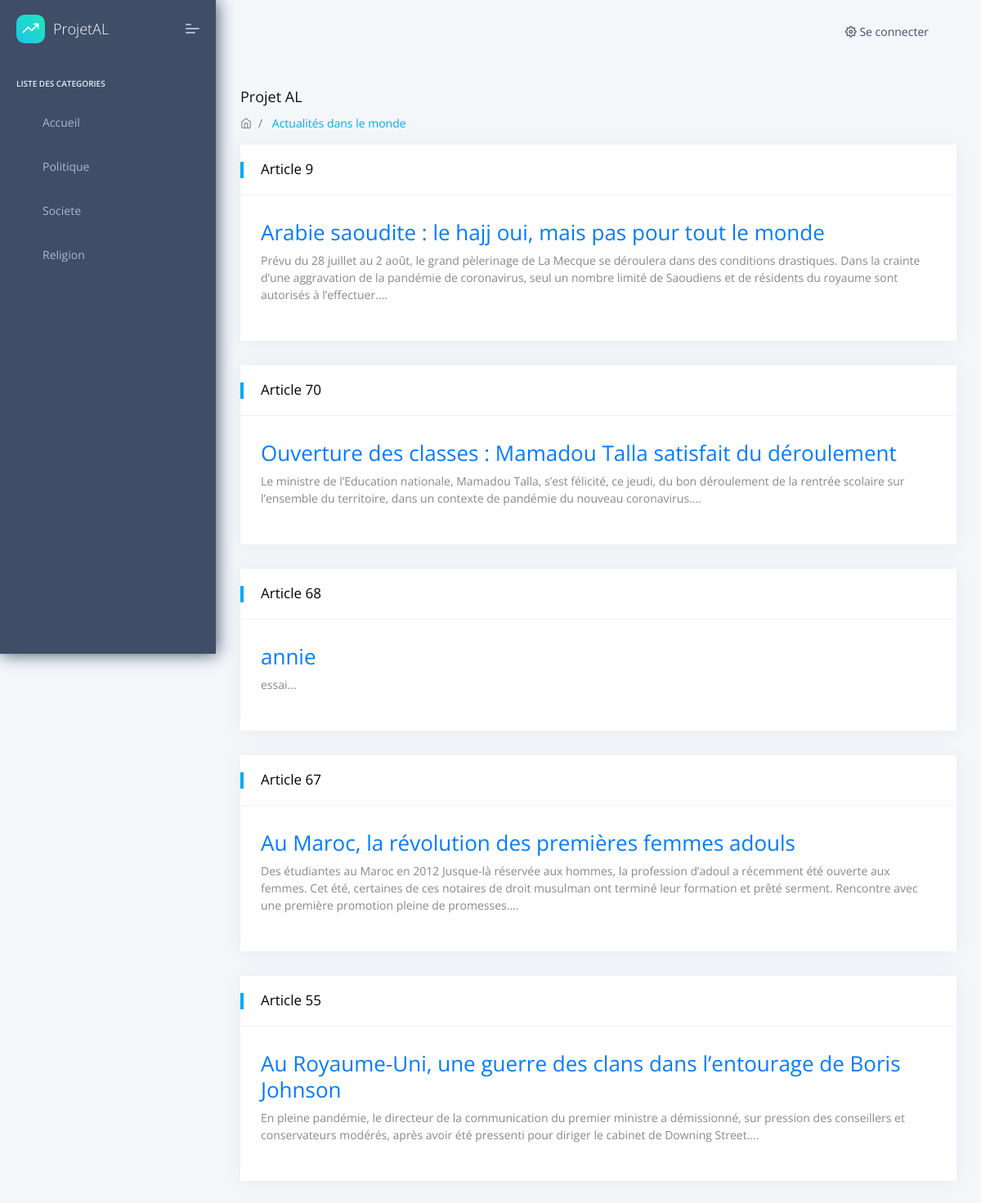
The page / on the database its author committed.
### tables this page shows
CREATE TABLE `Categorie` (
  `id` int(11) NOT NULL,
  `libelle` varchar(20) DEFAULT NULL
);

CREATE TABLE `Article` (
  `id` int(11) NOT NULL,
  `titre` varchar(255) DEFAULT NULL,
  `contenu` text,
  `dateCreation` datetime DEFAULT CURRENT_TIMESTAMP,
  `dateModification` datetime DEFAULT CURRENT_TIMESTAMP,
  `categorie` int(11) DEFAULT NULL
);

### controleur/Controller.php (called while the page is built, shortened)
<?php
	require_once 'modele/dao/ArticleDao.php';
	require_once 'modele/dao/CategorieDao.php';
	class Controller
	{
		public function showAccueil()
		{
			$articleDao = new ArticleDao();
			$categorieDao = new CategorieDao();
			$articles = $articleDao->getList();
			$categories = $categorieDao->getList();
			require_once 'vue/index.php';
		}
	}
?>

### modele/dao/ConnexionManager.php (called while the page is built)
<?php
	class ConnexionManager
	{
		private static $bdd;
		public static function getInstance()
		{
			if (self::$bdd === null)
			{
				try
				{
					self::$bdd = new PDO('mysql:host=localhost;dbname=actualites;charset=utf8', 'root', 'root');
				}
				catch (Exception $e)
				{
					echo "Erreur de connexion à la base de données : ".$e->getMessage();
					self::$bdd = null;
				}
			}
			return self::$bdd;
		}
	}
?>

### modele/dao/CategorieDao.php (called while the page is built, shortened)
<?php
	require_once 'ConnexionManager.php';
	class CategorieDao
	{
		private $bdd;
		public function __construct()
		{
			$this->bdd = (new ConnexionManager)->getInstance();
		}
		public function getList()
		{
			$reponse = $this->bdd->query('SELECT * FROM Categorie');
			$data = $reponse->fetchAll(PDO::FETCH_CLASS, 'Categorie');
			return $data;
		}
	}
?>

### modele/dao/ArticleDao.php (called while the page is built, shortened)
<?php
	require_once 'ConnexionManager.php';
	class ArticleDao
	{
		private $bdd;
		public function __construct()
		{
			$this->bdd = (new ConnexionManager)->getInstance();
		}
		public function getList()
		{
			$data = $this->bdd->query('SELECT * FROM Article ORDER BY dateCreation DESC');
			return $data->fetchAll(PDO::FETCH_CLASS, 'Article');
		}
	}
?>

### vue/index.php (the view, shortened to what this page needs)
<!DOCTYPE html>
<html lang="en">
<head>
    <link rel="stylesheet" href="assets/fonts/fontawesome/css/fontawesome-all.min.css">
    <link rel="stylesheet" href="assets/plugins/animation/css/animate.min.css">
    <link rel="stylesheet" href="assets/css/style.css">
</head>
<body>
    <nav class="pcoded-navbar">
        <div class="navbar-wrapper">
            <div class="navbar-brand header-logo">
               <a href="index.html" class="b-brand">
                   <div class="b-bg">
                       <i class="feather icon-trending-up"></i>
                   </div>
                   <span class="b-title">ProjetAL</span>
               </a>
               <a class="mobile-menu" id="mobile-collapse" href="javascript:"><span></span></a>
           </div>
            <div class="navbar-content scroll-div">
                <ul class="nav pcoded-inner-navbar">
                    <li class="nav-item pcoded-menu-caption">
                        <label> Liste des Categories</label>
                    </li>
                    <li data-username="dashboard Default Ecommerce CRM Analytics Crypto Project" class="nav-item">
                        <a href="index.php" class="nav-link "><span class="pcoded-micon">
                           </span><span class="pcoded-mtext">Accueil</span></a>
                    </li>
                    <?php foreach ($categories as $categorie): ?>
            <li data-username="dashboard Default Ecommerce CRM Analytics Crypto Project" class="nav-item">
                        <a href="#" class="nav-link "><span class="pcoded-micon">
                           </span><span class="pcoded-mtext"><?= $categorie->libelle ?></span></a>
                    </li>
        <?php endforeach ?>
                </ul>
            </div>
        </div>
    </nav>
    <header class="navbar pcoded-header navbar-expand-lg navbar-light">
        <div class="collapse navbar-collapse">
            <ul class="navbar-nav ml-auto">
            <li><a href="vue/connexion.php" class="dropdown-item"><i class="feather icon-settings"></i> Se connecter </a></li>
            </ul>
        </div>
    </header>
    <div class="pcoded-main-container">
        <div class="pcoded-wrapper">
            <div class="pcoded-content">
                <div class="pcoded-inner-content">
                    <div class="page-header">
                        <div class="page-block">
                            <div class="row align-items-center">
                                <div class="col-md-12">
                                    <div class="page-header-title">
                                        <h5 class="m-b-10">Projet AL </h5>
                                    </div>
                                    <ul class="breadcrumb">
                                        <li class="breadcrumb-item"><a href="index.html"><i class="feather icon-home"></i></a></li>
                                        <li class="breadcrumb-item"><a href="javascript:"></a> Actualités dans le monde  </li>
                                    </ul>
                                </div>
                            </div>
                        </div>
                    </div>
                    <div class="main-body">
                        <div class="page-wrapper">
                            <div class="row">
                            <?php if (!empty($articles)): ?>
                                <?php foreach ($articles as $article): ?>
                                <div class="col-sm-12">
                                    <div class="card">
                                        <div class="card-header">
                                            <h5>Article <?= $article->id ?></h5>
                                        </div>
                                        <div class="card-block">
                                               <div>
                                                       <div class="article">
                                                                <h3><a href="index.php?a=article&id=<?= $article->id ?>"><?= $article->titre ?></a></h3 >
                                                                <p><?= substr($article->contenu, 0, 300) . '...' ?></p>
                                                            </div>
                                                </div>
                                        </div>
                                    </div>
                                </div>
                                <?php endforeach ?>
                                                    <?php else: ?>
                                                        <div class="message">Aucun article trouvé</div>
                                                    <?php endif ?>
                            </div>
                        </div>
                    </div>
                </div>
            </div>
        </div>
    </div>

### index.php (shortened to what this page needs)
<?php
	require_once 'controleur/Controller.php';
	$controller = new Controller();
		if (isset($_GET['a'])) {
			if(strtolower($_GET['a']) === 'ajouterutilisateur'){
				require_once './vue/admin/ajouterUtilisateur.php';
			}
		if (strtolower($_GET['a']) === 'listerutilisateur') {
				$users = $controller->showUsers();
				require_once './vue/admin/listerUtilisateur.php';
			}
			if (strtolower($_GET['a']) === 'supprimeruser'){
				if (isset($_GET['id'])){
					$controller->deleteUser($_GET['id']);
				}
			}
			if (strtolower($_GET['a']) === 'listerutilisateur') {
				$users = $controller->showUsers();
				require_once './vue/admin/listerUtilisateur.php';
			}
			if (strtolower($_GET['a']) === 'modifierutilisateur'){
				if (isset($_GET['id'])){
					$user = $controller->getUser($_GET['id']);
					require './vue/admin/editUser.php';
				}
			}
		}
			else{
			$controller->showAccueil();
		}
?>

### rows shown on the page
categorie: libelle "Politique"
categorie: libelle "Societe"
categorie: libelle "Religion"
article: id "9", titre "Arabie saoudite : le hajj oui, mais pas pour tout le monde", contenu "Prévu du 28 juillet au 2 août, le grand pèlerinage de La Mecque se déroulera dans des conditions drastiques. Dans la crainte d’une aggravation de la pandémie de coronavirus, seul un nombre limité de Saoudiens et de résidents du royaume sont autorisés à l’effectuer."
article: id "70", titre "Ouverture des classes : Mamadou Talla satisfait du déroulement", contenu "Le ministre de l’Education nationale, Mamadou Talla, s’est félicité, ce jeudi, du bon déroulement de la rentrée scolaire sur l’ensemble du territoire, dans un contexte de pandémie du nouveau coronavirus."
article: id "68", titre "annie", contenu "essai"
article: id "67", titre "Au Maroc, la révolution des premières femmes adouls", contenu "Des étudiantes au Maroc en 2012 Jusque-là réservée aux hommes, la profession d’adoul a récemment été ouverte aux femmes. Cet été, certaines de ces notaires de droit musulman ont terminé leur formation et prêté serment. Rencontre avec une première promotion pleine de promesses."
article: id "55", titre "Au Royaume-Uni, une guerre des clans dans l’entourage de Boris Johnson", contenu "En pleine pandémie, le directeur de la communication du premier ministre a démissionné, sur pression des conseillers et conservateurs modérés, après avoir été pressenti pour diriger le cabinet de Downing Street."
